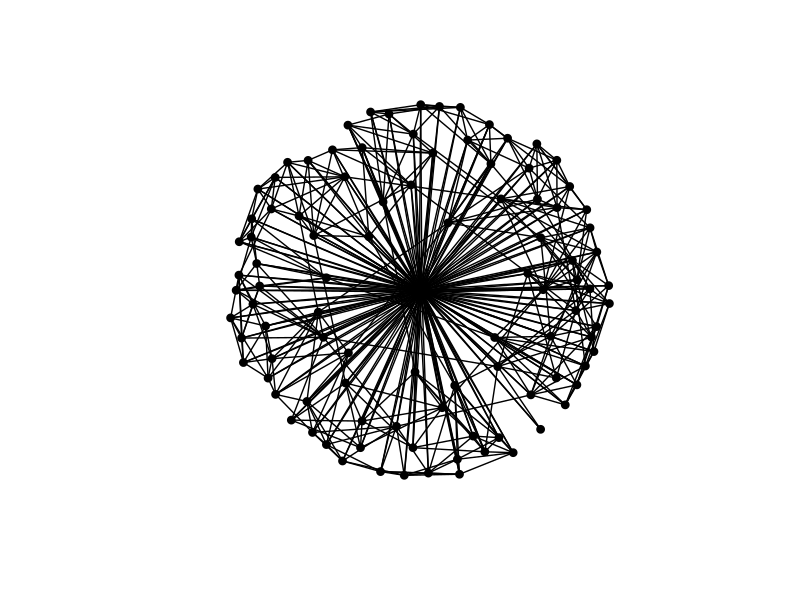

The R source for this figure: (Note: this script raises an error after producing the figure.)
#===================================================================================
#  Lots of R packages for graphs
#	these are described in a CRAN task view here:
#	http://cran.r-project.org/web/views/gR.html
#	-install the 'network' package
#===================================================================================

#install.packages("network")
library(network)
#help("network-package")


#===================================================================================
#	-Simulated population parameters
#===================================================================================

L<-num_obs<-100  #number of households and individuals
S<-rep(1,L)
E<-rep(0,L)
I<-rep(0,L)
R<-rep(0,L)


#===================================================================================
#	Model neighborhood connections
#	-NEIGH: is a matrix of connections
#	-NEIGH_NET is the same saved as a network
#   note: this leaves the ends with fewer connections
#===================================================================================

NEIGH<-matrix(0,L,L)  #set up an empty matrix
numneigh<-3        #define the number of neighbors to connect

for( i in numneigh:L-numneigh)
	{
        for (o in 1:numneigh)
        {
    NEIGH[i,i-o]<-1
    NEIGH[i,i+o]<-1
        }
    }
diag(NEIGH)<-0

NEIGH_NET<-network(NEIGH, directed=FALSE)

#===================================================================================
#	Model long-distance connections
#	-Each node has a number of connections drawn from  negative binomial distribution
#	-LD is the matrix of connections
#   -LD_NET is the network
#===================================================================================

connectivity<-.01

LD<-matrix(rbinom(L^2,1,connectivity),L)
for( i in 1:L)
    {
    LD[i,]<-LD[,i]
    }

diag(LD)<-0

LD_NET<-network(LD, directed=FALSE)

#===================================================================================
#	create a single connection network out of NEIGH and LD
#   -ALL_NET is the matrix
#   -NET is the network
#===================================================================================

ALL_NET<-NEIGH+LD>0  #the unity of connections from long and neighborhood connections
ALL_NET<-ALL_NET*1       #so that NET is displayed in 0 and 1s
NET<-network(ALL_NET, directed=FALSE)




#===================================================================================
#	Risk matrix, incorporating potential interventions
#       -RISK is the probability of infection among connection
#   Interventions:
#       -contain: an option to decrease risk for some columns which are assumed to report infection
#           -identification: % of cases identified in time to attempt containment
#           -participation: % of contacts of the node for whom risk will be reduced
#           -reduction: degree by which risk will be reduce, multiplicative
#===================================================================================



getrisk<-function(b, contain=FALSE, cocoon=FALSE)
    {
    RISK<-b*NEIGH
    
    if(contain==TRUE)
	   {
        identified<-sample(L, round(L*identification))    #randomly selects individuals that would present in time for ring treatment
        participants<-sample(L, round(L*participation))    #randomly selects those who would participate in ring treatment

            for (j in identified)
                {
                RISK[participants,j]<- RISK[participants,j]*reduction
                }
        }
    RISK<-RISK+(b*LD)       #add back the long distance risk that is not affected by containment
    return(RISK)
    }



#===================================================================================
#	Plotting functions
#	-COORDS lets it draw network once and saves the coordinates of each node
#	-COLS a vector to define colors in the plot 
#	-visualize: plots network, coloring the I nodes red
#===================================================================================


COORDS<-plot(NET,vertex.col="black")
COLS<-rep(1,L)

visualize_net<-function()
	{
	COLS[I==1]<-"red"
	COLS[E==1]<-"orange"
	COLS[S==1]<-"black"
	COLS[R==1]<-"white"
	plot(NET,vertex.col=COLS, jitter=FALSE, coord=COORDS)
	}


visualize_nodes<-function()
	{
	COLS[I==1]<-"red"
	COLS[E==1]<-"orange"
	COLS[S==1]<-"black"
	COLS[R==1]<-"white"
    lines(COORDS,col=COLS,pch=19,type="p") # much faster than points()
	}

#===================================================================================
#	-Set up Simulation 
#	-S,E,I,R vectors
#===================================================================================

setup<-function()
	{
	S<<-rep(1,L)
	E<<-rep(0,L)
	I<<-rep(0,L)
	R<<-rep(0,L)
	recoverday<<-rep(0,L)
	}

#===================================================================================
#	Key functions of stochastic simulation
#	-infect changes I from 0 to 1, also changes E and S to 0
#===================================================================================

infect<-function(node,day=i)
	{
	I[node]<<-1
	E[node]<<-0
	S[node]<<-0
	cases<<-which(I==1)
	recoverday[node]<<-day+duration
	}
		
expose<-function()
	{
        
    if(length(cases==1))
	   {
	   index<-ALL_NET[,cases]==1
	   }
       
	if(length(cases)>1)
	   {
	   index<-rowSums(ALL_NET[,cases])>=1
	   }
       
	index<- index & !R # recovered are not exposed assuming immunity at least over time period
	E[index]<<-1
	E[cases]<<-0
	S[index]<<-0
	}

recover<-function(node)
	{
	I[node]<<-0
	E[node]<<-0
	S[node]<<-0
	R[node]<<-1
	cases<<-which(I==1)
	}


#===================================================================================
#	Simulation setup
#	-reps: define how many time steps
#	-setup()  set S to 1, I, E, R to 0
#	-PREV: an empty vector to keep track of prevalence at each timestep
#	-par sets up a plot window. par(ask=TRUE) requires a <Enter> between plots (for a movie)
#	-b : probaility infection given exposure / time step (ie rate)
#	-duration : number of days infectious
#	-Assign index cases
#	-infect it with infect()
#	-expose its neighbors and long distance contacts with expose()
#===================================================================================

#define the length in days of the simulation
reps<-100

#set time to day 1
i<-1

#an empty vector to store the prevalence over the course of the simulation
PREV<-rep(0,reps)

#sets the whole populations to susceptible
setup()

#set how many index cases and draw them randomly
index<-index_case<-sample(L,5)

#infect the index cases
infect(index_case)

#expose those nodes connected to the index cases
expose()

#plot the starting conditions
par(ask=FALSE)
visualize_net()



#probability of infection in exposed node per time step
b <-.1

#duration of infectiousness
duration<-5

#containment parameters
identification<-.5
participation<-.6
reduction<-.4


#create the risk matrix
RISK<-getrisk(b, contain=TRUE, cocoon=FALSE)




#===================================================================================
#	Watch a single simulation
#	-reps: define how many time steps
#	-outputs a movie 
#	-plots prevalence over time
#===================================================================================
#define the length in days of the simulation
reps<-100

#set time to day 1
i<-1

#an empty vector to store the prevalence over the course of the simulation
PREV<-rep(0,reps)

#sets the whole populations to susceptible
setup()

#set how many index cases and draw them randomly
index<-index_case<-sample(L,5)

#infect the index cases
infect(index_case)


#probability of infection in exposed node per time step
b <-.1

#duration of infectiousness
duration<-5

#containment parameters
identification<-.5
participation<-.6
reduction<-.4


#create the risk matrix
RISK<-getrisk(b, contain=TRUE, cocoon=FALSE)


#plot the starting conditions
par(ask=FALSE)
visualize_net()

    for(i in 2:reps)
    {
        random<-matrix(runif(L*L),L,L)  #draw a random number matrix for stochastic infection
        risk<-E*RISK		#multiplying risk matrix by the exposed vector
        toinfect<-which(rowSums(random<risk)>0)
        infect(toinfect)
        recover(which(recoverday==i))
        expose()
        visualize_nodes()   #plot the current state of the network
        PREV[i]<-sum(I)/L   #store the prevalence at time i
        #CUMULPREV <- sum(I+R)/L
    }

plot(PREV,typ="l", ylab="Prevalence",xlab="Time step",ylim=c(0,1))




#===================================================================================
#	Simulation loop
#	-reps: define how many time steps
#	-outputs a movie (currently commented out)
#	-plots prevalence over time
#===================================================================================

dosim<-function()
{
    for(i in 2:reps)
    {
        random<-matrix(runif(L*L),L,L)  #draw a random number matrix for stochastic infection
        risk<-E*RISK		#multiplying risk matrix by the exposed vector
        toinfect<-which(rowSums(random<risk)>0)
        infect(toinfect)
        recover(which(recoverday==i))
        expose()
        #visualize_nodes()   #plot the current state of the network
        PREV[i]<-sum(I)/L   #store the prevalence at time i
        return(PREV)
        #CUMULPREV <- sum(I+R)/L
    }
}

sims<-60
Ps<-matrix(NA,reps,sims)
for (x in 1:sims)
{
    Ps[,x]<-dosim()
}

matplot(1:reps, Ps, type = "l", xlab = "Time", ylab = "Prevalence", main = "", lwd = 1, lty = 1, bty = "l", col = "blue")


plot(PREV,typ="l", ylab="Prevalence",xlab="Time step",ylim=c(0,1))









#---------old below


#===================================================================================
#	Simple Simulation loop
#	-reps: define how many time steps
#	-outputs a movie (currently commented out)
#	-plots prevalence over time
#===================================================================================

for(i in 2:reps)
{
    random<-runif(L)
    risk<-E*b		#multiplying the risk by whether or not exposed
    infect(random<risk)
    recover(which(recoverday==i))
    expose()
    visualize_nodes()   #plot the current state of the network
    PREV[i]<-sum(I)/L   #store the prevalence at time i
    #CUMULPREV <- sum(I+R)/L
}

plot(PREV,typ="l", ylab="Prevalence",xlab="Time step",ylim=c(0,1))
